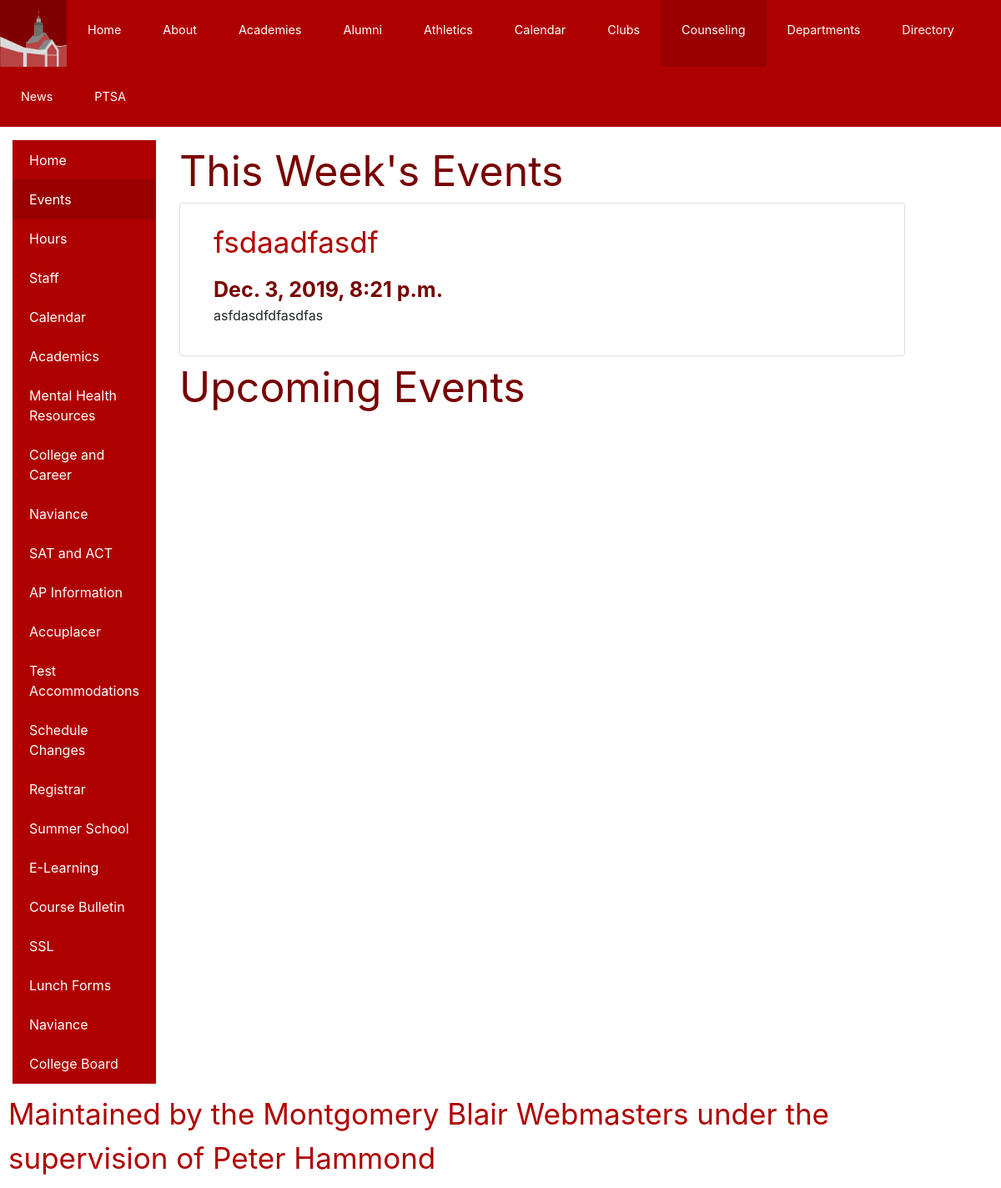
/events/, run on an earlier commit of the app's database.
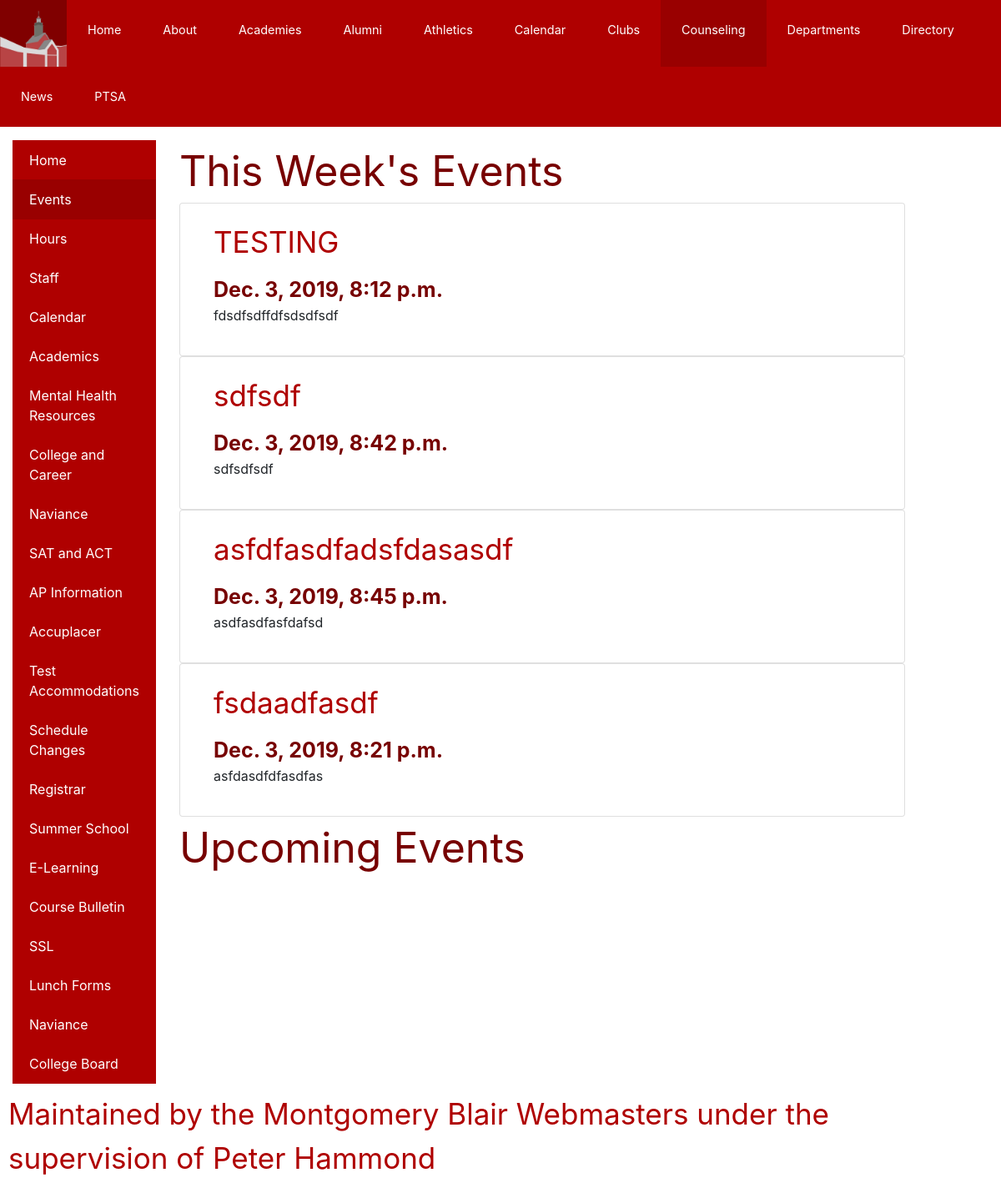
And on a later commit of the database.
### core/models.py (models this page shows, shortened)
class TextPage(models.Model):
    title = models.CharField(max_length=200)
    shortTitle = models.CharField(max_length=200)
    content = models.TextField()
    numId = models.IntegerField()

class Event(models.Model):
    date = models.DateTimeField()
    title = models.CharField(max_length=200)
    content = models.TextField()

### core/views.py (the view)
# urls.py: path('events/', views.listEvents, name='events'),
def listEvents(request):
    est = pytz.timezone("America/New_York")
    d = datetime.datetime.now()
    while d.weekday() != 1:
        d = d - datetime.timedelta(days=1)
    e = Event.objects.filter(date__gte=datetime.datetime.now().date())
    f = Event.objects.filter(date__gte=datetime.datetime.now().date(),date__lte=datetime.datetime.now().date()+datetime.timedelta(days=7)).order_by('date')
    g = Event.objects.filter(date__gte=d+datetime.timedelta(days=7))
    return render(request,"core/calendar.html",{"objects":TextPage.objects.order_by('numId'),"today":e,"thisWeek":e,"upcoming":g})

### core/templates/core/calendar.html (shortened to what this page needs)
{% extends 'base.html' %}
{% block body %}
{% load tz %}
<p style="font-size:50px;color:#700;margin:0">This Week's Events</p>
{% for event in thisWeek%}
<div class="card">
<div class="card-body">
<div style="text-align:left;padding-left:20px;padding-right:20px">
<p class="card-title headerText">{{event.title}}</p>
{% timezone "America/New_York" %}
<p style="font-size:25px;color:#700;margin:0"><b>{{event.date}}</b></p>
<p>{{event.content}}</p>
{% endtimezone %}
</div>
</div>
</div>
{% endfor %}
<p style="font-size:50px;color:#700;margin:0">Upcoming Events</p>
</div>
{% endblock %}

### core/templates/core/sidebar.html
<div class="list-group float-left">
    <a id="homePageLink" href="{% url 'core:index' %}" class="list-group-item list-group-item-action">Home</a>
    <a id="eventsLink" href="{% url 'core:events' %}" class="list-group-item list-group-item-action">Events</a>
    {% for object in objects %}
    <a id="sidelink-{{object.id}}" href="{% url 'core:content' object.shortTitle %}" class="list-group-item list-group-item-action">{{ object.shortTitle }}</a>
    {% endfor %}
    <a href="#" class="list-group-item list-group-item-action external">Naviance</a>
    <a href="#" class="list-group-item list-group-item-action external">College Board</a>
</div>

What changed in the data, as far as the page shows it:
now on this page (row edited): Event: title "TESTING", date "Dec. 3, 2019, 8:12 p.m.", content "fdsdfsdffdfsdsdfsdf"
now on this page (row edited): Event: title "sdfsdf", date "Dec. 3, 2019, 8:42 p.m.", content "sdfsdfsdf"
now on this page (row edited): Event: title "asfdfasdfadsfdasasdf", date "Dec. 3, 2019, 8:45 p.m.", content "asdfasdfasfdafsd"
